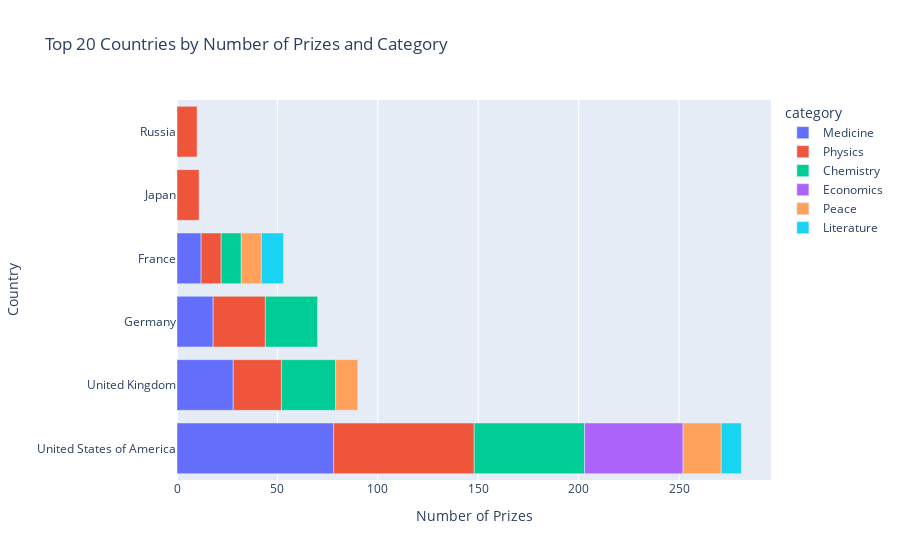

Notebook source saved alongside this figure:
### Code cell
cat_cntry_bar = px.bar(cat_country,x=cat_country.prize,
                       y=cat_country.birth_country_current,
                       color=cat_country.category,
                       orientation='h',
                       title='Top 20 Countries by Number of Prizes and Category')

cat_cntry_bar.update_layout(xaxis_title='Number of Prizes', 
                            yaxis_title='Country')
cat_cntry_bar.show()

### Figure 1 — Plotly figure (JSON) as saved in the notebook; plotly's stock layout.template omitted (floating-point values rounded to 4 significant figures)
{"data": [{"alignmentgroup": "True", "hovertemplate": "category=Medicine<br>prize=%{x}<br>birth_country_current=%{y}<extra></extra>", "legendgroup": "Medicine", "marker": {"color": "#636efa", "pattern": {"shape": ""}}, "name": "Medicine", "offsetgroup": "Medicine", "orientation": "h", "showlegend": true, "textposition": "auto", "type": "bar", "x": [78, 28, 18, 12], "xaxis": "x", "y": ["United States of America", "United Kingdom", "Germany", "France"], "yaxis": "y"}, {"alignmentgroup": "True", "hovertemplate": "category=Physics<br>prize=%{x}<br>birth_country_current=%{y}<extra></extra>", "legendgroup": "Physics", "marker": {"color": "#EF553B", "pattern": {"shape": ""}}, "name": "Physics", "offsetgroup": "Physics", "orientation": "h", "showlegend": true, "textposition": "auto", "type": "bar", "x": [70, 26, 24, 11, 10, 10], "xaxis": "x", "y": ["United States of America", "Germany", "United Kingdom", "Japan", "France", "Russia"], "yaxis": "y"}, {"alignmentgroup": "True", "hovertemplate": "category=Chemistry<br>prize=%{x}<br>birth_country_current=%{y}<extra></extra>", "legendgroup": "Chemistry", "marker": {"color": "#00cc96", "pattern": {"shape": ""}}, "name": "Chemistry", "offsetgroup": "Chemistry", "orientation": "h", "showlegend": true, "textposition": "auto", "type": "bar", "x": [55, 27, 26, 10], "xaxis": "x", "y": ["United States of America", "United Kingdom", "Germany", "France"], "yaxis": "y"}, {"alignmentgroup": "True", "hovertemplate": "category=Economics<br>prize=%{x}<br>birth_country_current=%{y}<extra></extra>", "legendgroup": "Economics", "marker": {"color": "#ab63fa", "pattern": {"shape": ""}}, "name": "Economics", "offsetgroup": "Economics", "orientation": "h", "showlegend": true, "textposition": "auto", "type": "bar", "x": [49], "xaxis": "x", "y": ["United States of America"], "yaxis": "y"}, {"alignmentgroup": "True", "hovertemplate": "category=Peace<br>prize=%{x}<br>birth_country_current=%{y}<extra></extra>", "legendgroup": "Peace", "marker": {"color": "#FFA15A", "pattern": {"shape": ""}}, "name": "Peace", "offsetgroup": "Peace", "orientation": "h", "showlegend": true, "textposition": "auto", "type": "bar", "x": [19, 11, 10], "xaxis": "x", "y": ["United States of America", "United Kingdom", "France"], "yaxis": "y"}, {"alignmentgroup": "True", "hovertemplate": "category=Literature<br>prize=%{x}<br>birth_country_current=%{y}<extra></extra>", "legendgroup": "Literature", "marker": {"color": "#19d3f3", "pattern": {"shape": ""}}, "name": "Literature", "offsetgroup": "Literature", "orientation": "h", "showlegend": true, "textposition": "auto", "type": "bar", "x": [11, 10], "xaxis": "x", "y": ["France", "United States of America"], "yaxis": "y"}], "layout": {"barmode": "relative", "legend": {"title": {"text": "category"}, "tracegroupgap": 0}, "title": {"text": "Top 20 Countries by Number of Prizes and Category"}, "xaxis": {"anchor": "y", "domain": [0, 1], "title": {"text": "Number of Prizes"}}, "yaxis": {"anchor": "x", "domain": [0, 1], "title": {"text": "Country"}}}}
